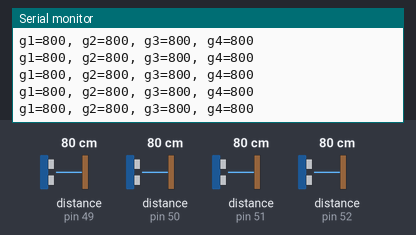
Bench run of a sketch on a simulated Arduino Uno, built with avr-gcc and run on an emulated ATmega328P. Shown: the last lines printed to the serial monitor. Inputs (shaded band) come from the test bench; at power-on: distance to the obstacle (sensors on pin 49, pin 50, pin 51, pin 52) 80 cm.

Above: at 6.2 s.
6.3 s: distance to the obstacle (sensor on pin 49) set to 2 cm
At 6.7 s:
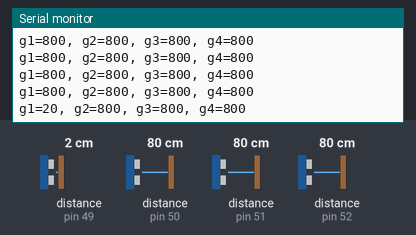
7.8 s: distance to the obstacle (sensor on pin 50) set to 2 cm
At 7.87 s:
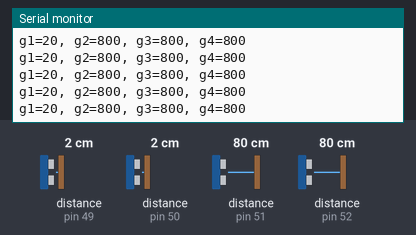
9.3 s: distance to the obstacle (sensor on pin 51) set to 2 cm
At 9.5 s:
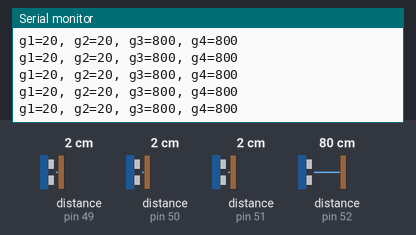
10.8 s: distance to the obstacle (sensor on pin 52) set to 2 cm
At 10.9 s:
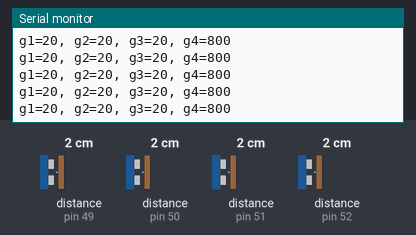
12.3 s: distance to the obstacle (sensor on pin 49) set to 4 cm
At 12.3 s:
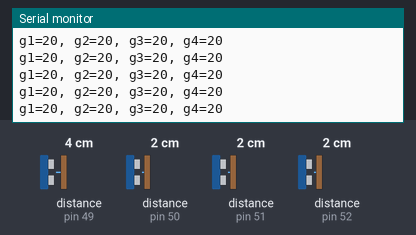
13.8 s: distance to the obstacle (sensor on pin 50) set to 18 cm
At 13.93 s:
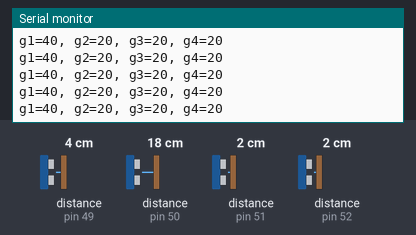
Timing chart, 0 to 16.8 s (numbered marks = the images above; inputs shaded):
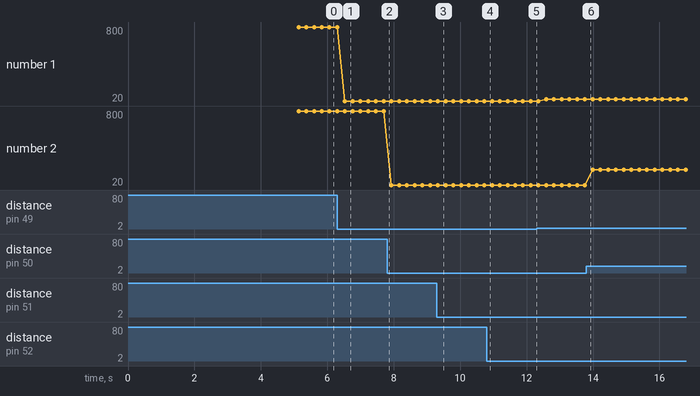

Measured:
- after the input at 6.3 s, the serial monitor: prints a new line after 0.23 s (image 1)
- plotted number 1: 800 → 20 after the input at 6.3 s, 20 → 40 after the input at 12.3 s
- plotted number 2: 20 → 180 after the input at 13.8 s

The sketch:

demo-gravity.ino
```cpp
#include <Wire.h>
#include <VL53L0X.h>
#include <string.h>

#define ADDRESS_1 0x31
#define ADDRESS_2 0x32
#define ADDRESS_3 0x33
#define ADDRESS_4 0x34

VL53L0X g1;
VL53L0X g2(23);
VL53L0X g3(25);
VL53L0X g4(27);

// Uncomment this line to use long range mode. This
// increases the sensitivity of the sensor and extends its
// potential range, but increases the likelihood of getting
// an inaccurate reading because of reflections from objects
// other than the intended target. It works best in dark
// conditions.

#define LONG_RANGE

// Uncomment ONE of these two lines to get
// - higher speed at the cost of lower accuracy OR
// - higher accuracy at the cost of lower speed

//#define HIGH_SPEED
//#define HIGH_ACCURACY

void setup()
{
  Serial.begin(9600);
  Wire.begin();

  g2.writeResetPin(true);
  delay(500);

  g3.writeResetPin(true);
  delay(500);

  g4.writeResetPin(true);
  delay(500);

  g1.init();
  g1.setTimeout(500);
  g1.setAddress(ADDRESS_1);

  delay(500);
  g2.writeResetPin(false);
  delay(500);

  g2.init();
  g2.setTimeout(500);
  g2.setAddress(ADDRESS_2);

  delay(500);
  g3.writeResetPin(false);
  delay(500);

  g3.init();
  g3.setTimeout(500);
  g3.setAddress(ADDRESS_3);

  delay(500);
  g4.writeResetPin(false);
  delay(500);

  g4.init();
  g4.setTimeout(500);
  g4.setAddress(ADDRESS_4);

  delay(500);

  Serial.println("Initialization complete");

#if defined LONG_RANGE
  // lower the return signal rate limit (default is 0.25 MCPS)
  g1.setSignalRateLimit(0.1);
  // increase laser pulse periods (defaults are 14 and 10 PCLKs)
  g1.setVcselPulsePeriod(VL53L0X::VcselPeriodPreRange, 18);
  g1.setVcselPulsePeriod(VL53L0X::VcselPeriodFinalRange, 14);
#endif

#if defined HIGH_SPEED
  // reduce timing budget to 20 ms (default is about 33 ms)
  g1.setMeasurementTimingBudget(20000);
#elif defined HIGH_ACCURACY
  // increase timing budget to 200 ms
  g1.setMeasurementTimingBudget(200000);
#endif
}

uint16_t values[4] = {0};
char msg[50];

void loop()
{
  values[0] = g1.readRangeSingleMillimeters();
  values[1] = g2.readRangeSingleMillimeters();
  values[2] = g3.readRangeSingleMillimeters();
  values[3] = g4.readRangeSingleMillimeters();

  snprintf(msg, 50, "g1=%u, g2=%u, g3=%u, g4=%u", values[0], values[1], values[2], values[3]);

  Serial.println(msg);
  delay(100);
}
```
